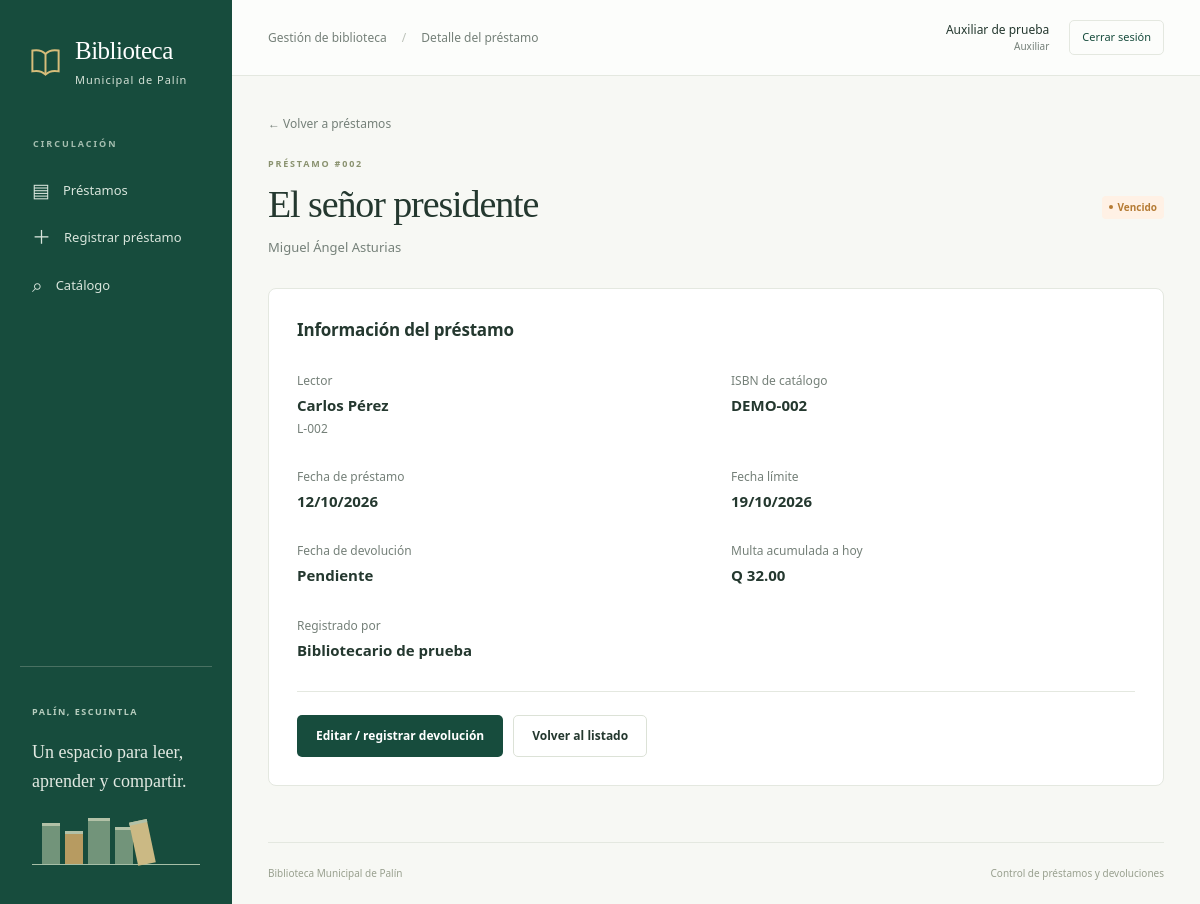
Screenshot of /index.php?c=prestamos&a=ver&id=2 (signed in) with the database file from the repository.
### tables this page shows
CREATE TABLE usuarios (
    id INT UNSIGNED AUTO_INCREMENT PRIMARY KEY,
    usuario VARCHAR(50) NOT NULL UNIQUE,
    password_hash VARCHAR(255) NOT NULL,
    nombre VARCHAR(120) NOT NULL,
    rol ENUM('bibliotecario','auxiliar') NOT NULL,
    activo BOOLEAN NOT NULL DEFAULT TRUE,
    CONSTRAINT chk_usuario_activo CHECK (activo IN (0,1))
);

CREATE TABLE prestamos (
    id INT UNSIGNED AUTO_INCREMENT PRIMARY KEY,
    libro_id INT UNSIGNED NOT NULL,
    lector_id INT UNSIGNED NOT NULL,
    usuario_id INT UNSIGNED NOT NULL,
    fecha_prestamo DATE NOT NULL,
    fecha_limite DATE NOT NULL,
    fecha_devolucion DATE NULL,
    multa DECIMAL(10,2) NOT NULL DEFAULT 0.00,
    CONSTRAINT fk_prestamo_libro FOREIGN KEY (libro_id) REFERENCES libros(id) ON DELETE RESTRICT,
    CONSTRAINT fk_prestamo_lector FOREIGN KEY (lector_id) REFERENCES lectores(id) ON DELETE RESTRICT,
    CONSTRAINT fk_prestamo_usuario FOREIGN KEY (usuario_id) REFERENCES usuarios(id) ON DELETE RESTRICT,
    CONSTRAINT chk_plazo CHECK (fecha_limite = DATE_ADD(fecha_prestamo, INTERVAL 7 DAY)),
    CONSTRAINT chk_devolucion CHECK (fecha_devolucion IS NULL OR fecha_devolucion >= fecha_prestamo),
    CONSTRAINT chk_multa CHECK (multa >= 0),
    INDEX idx_libro_activo (libro_id,fecha_devolucion),
    INDEX idx_lector_activo (lector_id,fecha_devolucion,fecha_limite)
);

CREATE TABLE libros (
    id INT UNSIGNED AUTO_INCREMENT PRIMARY KEY,
    isbn VARCHAR(20) NOT NULL UNIQUE,
    titulo VARCHAR(150) NOT NULL,
    autor VARCHAR(150) NOT NULL,
    categoria VARCHAR(80) NOT NULL,
    anio SMALLINT UNSIGNED NOT NULL,
    ejemplares_totales INT NOT NULL,
    CONSTRAINT chk_ejemplares CHECK (ejemplares_totales >= 0),
    CONSTRAINT chk_anio CHECK (anio BETWEEN 1 AND 9999)
);

CREATE TABLE lectores (
    id INT UNSIGNED AUTO_INCREMENT PRIMARY KEY,
    carne VARCHAR(20) NOT NULL UNIQUE,
    nombre VARCHAR(120) NOT NULL,
    telefono VARCHAR(20) NULL,
    tipo ENUM('estudiante','vecino') NOT NULL,
    estado ENUM('activo','inactivo') NOT NULL DEFAULT 'activo'
);

### config/bootstrap.php (called while the page is built, shortened)
<?php
function e(mixed $value): string
{
    return htmlspecialchars((string) $value, ENT_QUOTES | ENT_SUBSTITUTE, 'UTF-8');
}
function url(string $action = 'index', array $params = []): string
{
    return ruta('prestamos', $action, $params);
}
function ruta(string $controller, string $action = 'index', array $params = []): string
{
    return 'index.php?' . http_build_query(['c' => $controller, 'a' => $action] + $params);
}
function usuario_actual(): ?array
{
    return $GLOBALS['currentUser'] ?? null;
}
function es_bibliotecario(): bool
{
    return (usuario_actual()['rol'] ?? null) === 'bibliotecario';
}
function render(string $view, array $viewData = []): void
{
    extract($viewData, EXTR_SKIP);
    $action = is_string($_GET['a'] ?? null) ? $_GET['a'] : 'index';
    $controller = is_string($_GET['c'] ?? null) ? $_GET['c'] : 'prestamos';
    require APP_ROOT . '/views/layout/header.php';
    require APP_ROOT . '/views/' . $view . '.php';
    require APP_ROOT . '/views/layout/footer.php';
}
function fecha(?string $date): string
{
    return $date ? (new DateTimeImmutable($date))->format('d/m/Y') : 'Pendiente';
}
function estado(array $prestamo): string
{
    return $prestamo['fecha_limite'] < date('Y-m-d') ? 'vencido' : 'activo';
}
function estado_texto(string $status): string
{
    return ['activo' => 'En curso', 'vencido' => 'Vencido', 'devuelto' => 'Devuelto'][$status];
}
function multa_visible(array $prestamo): float
{
    return $prestamo['fecha_devolucion'] !== null ? (float) $prestamo['multa']
        : Prestamo::calcularMulta($prestamo['fecha_limite'], date('Y-m-d'));
}

### index.php (called while the page is built, shortened)
<?php
require __DIR__.'/config/bootstrap.php';
$controller = $_GET['c'] ?? 'prestamos';
$action = $_GET['a'] ?? ($controller === 'auth' ? 'login' : 'index');
try {
    $db = Conexion::conectar();
    $usuarios = new Usuario($db);
    $currentUser = Autenticacion::actual($usuarios);
    $handler = match ($controller) {
        'auth' => new AuthController($usuarios),
        'catalogo' => new CatalogoController(new Catalogo($db)),
        'prestamos' => new PrestamoController(new Prestamo($db), new Catalogo($db)),
    };
    $handler->$action();
} catch (Throwable $e) {
    error_log((string)$e);
    fail_request(500, 'No pudimos completar la operación',
        'Inténtalo de nuevo. Si el problema continúa, comprueba que el servidor de base de datos esté iniciado y que la instalación esté completa.');
}

### models/Usuario.php (called while the page is built, shortened)
<?php
final class Usuario
{
    public function encontrarActivo(int $id): ?array
    {
        $q = $this->db->prepare('SELECT id,usuario,nombre,rol FROM usuarios WHERE id=? AND activo=1');
        $q->execute([$id]);
        $user = $q->fetch();
        return $user && in_array($user['rol'], ['bibliotecario', 'auxiliar'], true) ? $user : null;
    }
}

### config/Autenticacion.php (called while the page is built, shortened)
<?php
final class Autenticacion
{
    public static function actual(Usuario $usuarios): ?array
    {
        $user = $usuarios->encontrarActivo((int)$_SESSION['usuario_id']);
        return $user;
    }
}

### models/Prestamo.php (called while the page is built, shortened)
<?php
final class Prestamo
{
    public function encontrar(int $id): ?array
    {
        $q = $this->db->prepare('SELECT p.*,l.titulo,l.autor,l.isbn,r.nombre AS lector,
            r.carne,u.nombre AS operador FROM prestamos p
            JOIN libros l ON l.id=p.libro_id JOIN lectores r ON r.id=p.lector_id
            JOIN usuarios u ON u.id=p.usuario_id WHERE p.id=?');
        $q->execute([$id]); return $q->fetch() ?: null;
    }
    public static function calcularMulta(string $limite, string $devolucion): float
    {
        $dias = (int) (new DateTimeImmutable($limite))->diff(new DateTimeImmutable($devolucion))->format('%r%a');
        return max(0, $dias) * 2.0;
    }
}

### views/prestamos/ver.php (the view)
<?php $status=estado($prestamo); ?>
<a class="back-link" href="<?= e(url()) ?>">← Volver a préstamos</a>
<div class="page-heading"><div><div class="eyebrow">PRÉSTAMO #<?= e(str_pad((string)$prestamo['id'],3,'0',STR_PAD_LEFT)) ?></div><h1><?= e($prestamo['titulo']) ?></h1><p><?= e($prestamo['autor']) ?></p></div><span class="status <?= e($status) ?>"><i aria-hidden="true"></i><?= e(estado_texto($status)) ?></span></div>
<section class="card detail-card"><h2>Información del préstamo</h2><dl class="detail-grid">
    <div><dt>Lector</dt><dd><?= e($prestamo['lector']) ?><small><?= e($prestamo['carne']) ?></small></dd></div><div><dt>ISBN de catálogo</dt><dd><?= e($prestamo['isbn']) ?></dd></div>
    <div><dt>Fecha de préstamo</dt><dd><?= e(fecha($prestamo['fecha_prestamo'])) ?></dd></div><div><dt>Fecha límite</dt><dd><?= e(fecha($prestamo['fecha_limite'])) ?></dd></div>
    <div><dt>Fecha de devolución</dt><dd><?= e(fecha($prestamo['fecha_devolucion'])) ?></dd></div><div><dt><?= $status==='devuelto'?'Multa registrada':'Multa acumulada a hoy' ?></dt><dd>Q <?= number_format(multa_visible($prestamo),2) ?></dd></div>
    <div><dt>Registrado por</dt><dd><?= e($prestamo['operador']) ?></dd></div>
</dl><div class="detail-actions"><a class="button primary" href="<?= e(url('editar',['id'=>$prestamo['id']])) ?>"><?= $status==='devuelto'?'Editar préstamo':'Editar / registrar devolución' ?></a><a class="button secondary" href="<?= e(url()) ?>">Volver al listado</a></div></section>

### views/layout/header.php (shortened to what this page needs)
<!DOCTYPE html>
<html lang="es">
<head>
    <link rel="stylesheet" href="public/css/app.css">
</head>
<body class="<?= usuario_actual() ? 'authenticated' : 'guest' ?>">
<?php if (usuario_actual()): ?>
<aside class="sidebar">
    <a class="brand" href="<?= e(url()) ?>" aria-label="Biblioteca de Palín, inicio">
        <span class="brand-icon" aria-hidden="true"><svg viewBox="0 0 32 32" fill="none"><path d="M4 6c5-1 9 0 12 3 3-3 7-4 12-3v19c-5-1-9 0-12 3-3-3-7-4-12-3V6Z" stroke="currentColor" stroke-width="1.8"/><path d="M16 9v19" stroke="currentColor" stroke-width="1.8"/></svg></span>
        <span>Biblioteca<span class="brand-place">Municipal de Palín</span></span>
    </a>
    <div class="nav-caption">CIRCULACIÓN</div>
    <nav aria-label="Navegación principal">
        <a class="nav-link <?= $controller==='prestamos' && $action==='index' ? 'selected' : '' ?>" href="<?= e(url()) ?>"><span aria-hidden="true">▤</span> Préstamos</a>
        <a class="nav-link <?= $controller==='prestamos' && $action==='crear' ? 'selected' : '' ?>" href="<?= e(url('crear')) ?>"><span aria-hidden="true">＋</span> Registrar préstamo</a>
        <a class="nav-link <?= $controller==='catalogo' ? 'selected' : '' ?>" href="<?= e(ruta('catalogo')) ?>"><span aria-hidden="true">⌕</span> Catálogo</a>
    </nav>
    <div class="sidebar-note"><span class="small-label">PALÍN, ESCUINTLA</span><p>Un espacio para leer,<br>aprender y compartir.</p><div class="shelf" aria-hidden="true"><i></i><i></i><i></i><i></i><i></i></div></div>
</aside>
<div class="app-shell">
    <header class="topbar"><span>Gestión de biblioteca <span class="separator">/</span> <?= e($title) ?></span><div class="session-controls"><span class="session-user"><?= e(usuario_actual()['nombre']) ?><small><?= es_bibliotecario() ? 'Bibliotecario' : 'Auxiliar' ?></small></span><form method="post" action="<?= e(ruta('auth','salir')) ?>"><input type="hidden" name="csrf_token" value="<?= e(csrf_token()) ?>"><button class="logout" type="submit">Cerrar sesión</button></form></div></header>
<?php else: ?>
<div class="guest-shell">
<?php endif ?>
    <main id="contenido">

### rows the page displays
usuarios: nombre "Auxiliar de prueba"
prestamos: id "002", libro.titulo "El señor presidente", libro.autor "Miguel Ángel Asturias", fecha_limite "Vencido", lector.nombre "Carlos Pérez", lector.carne "L-002", libro.isbn "DEMO-002", fecha_prestamo "12/10/2026", fecha_limite "19/10/2026", fecha_devolucion "Pendiente", multa_visible($prestamo) "32.00", usuario.nombre "Bibliotecario de prueba"

### other values shown
$title "Detalle del préstamo"
